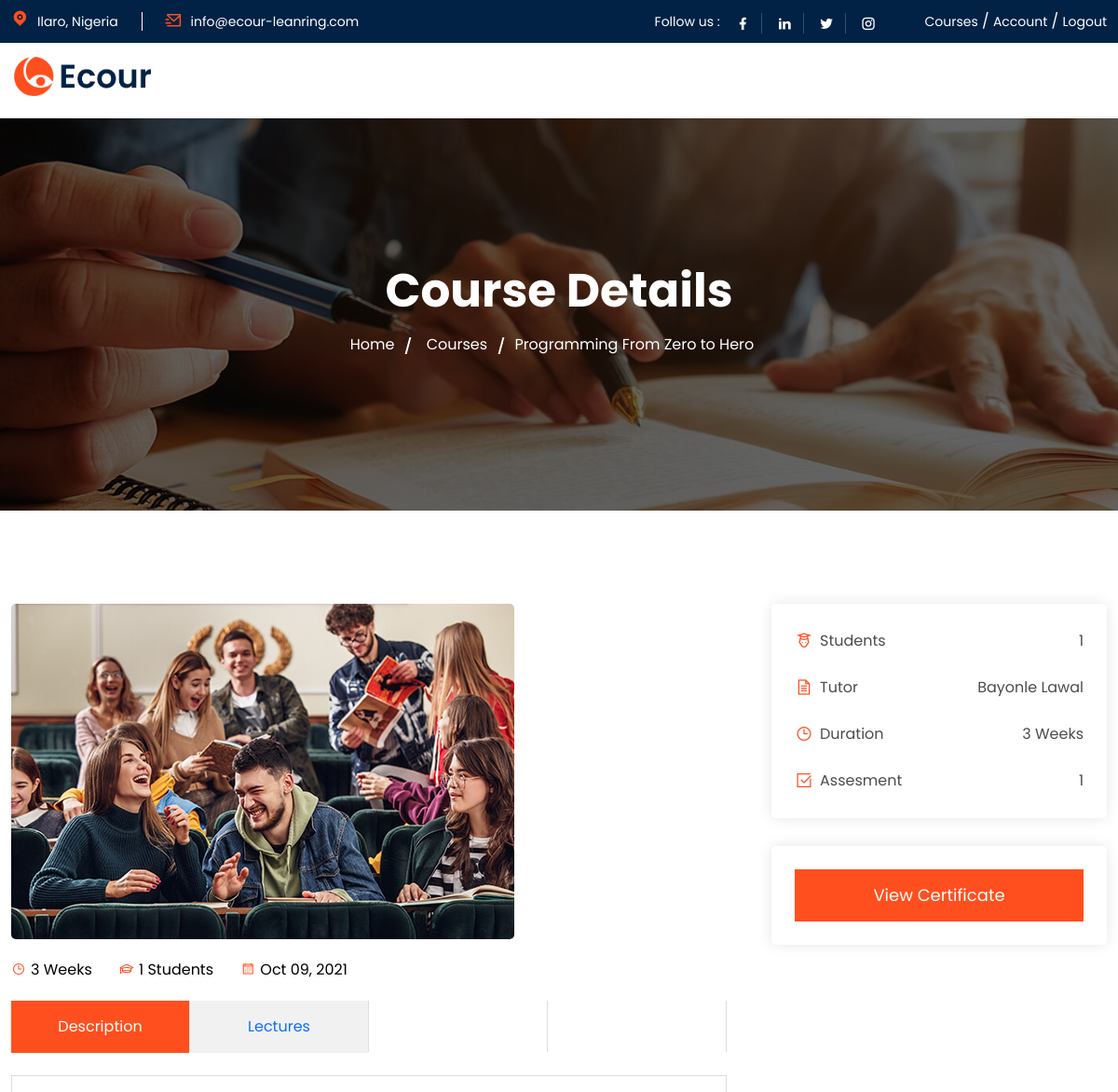
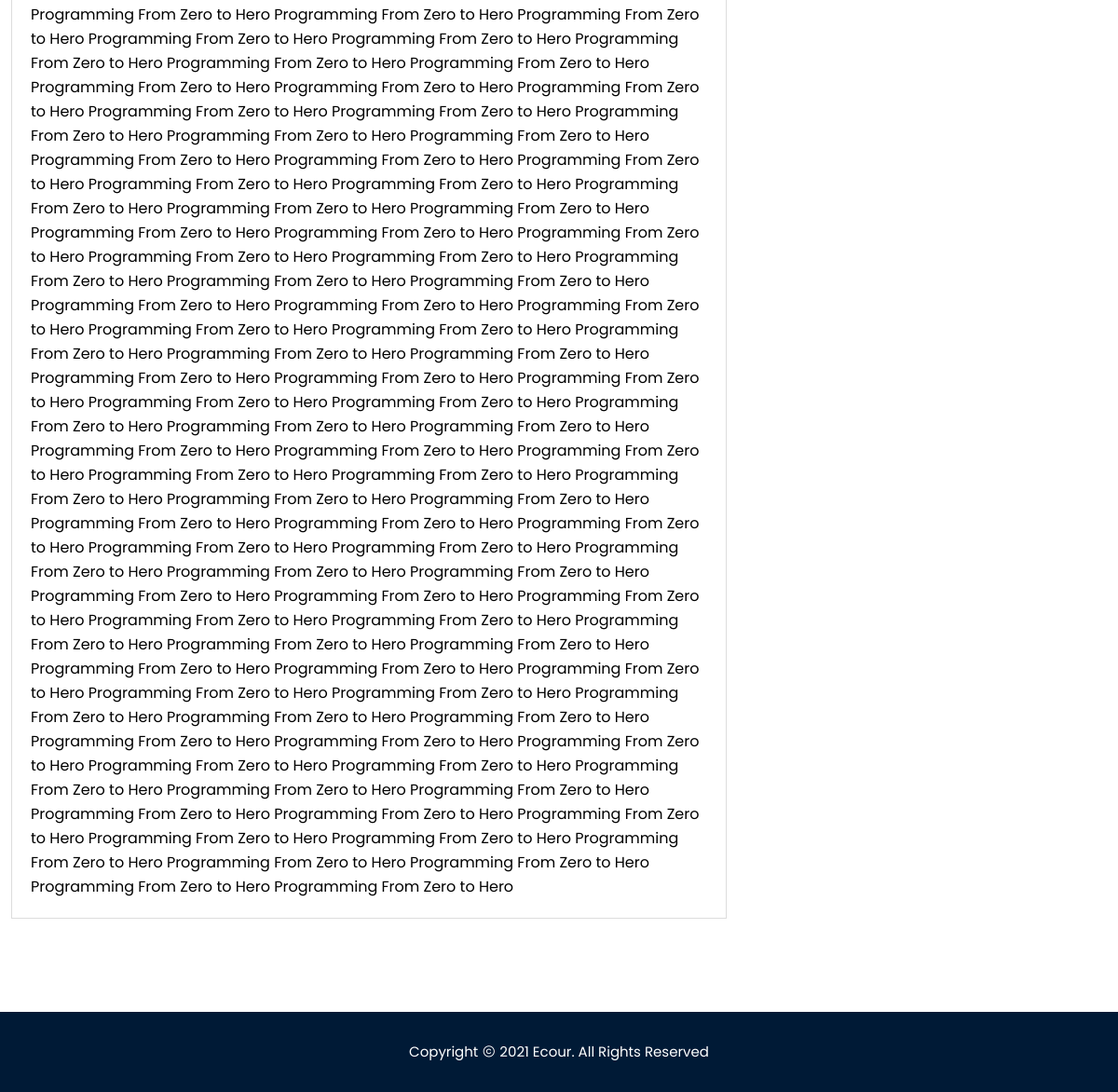
The app's page /course-details?course=1 (signed in) with its own data (2 pictures, top to bottom).
### tables this page shows
CREATE TABLE `courses` (
  `id` int(11) NOT NULL,
  `course_title` varchar(120) NOT NULL,
  `description` text NOT NULL,
  `image` varchar(120) NOT NULL,
  `tutor_id` int(11) NOT NULL,
  `duration` varchar(10) NOT NULL,
  `category_id` int(11) NOT NULL,
  `created_at` timestamp NOT NULL DEFAULT current_timestamp()
);

CREATE TABLE `tutors` (
  `id` int(11) NOT NULL,
  `fullname` varchar(120) NOT NULL,
  `gender` varchar(10) NOT NULL,
  `about` text NOT NULL,
  `email` varchar(150) NOT NULL,
  `password` text NOT NULL,
  `picture` varchar(120) NOT NULL,
  `created_at` timestamp NOT NULL DEFAULT current_timestamp() ON UPDATE current_timestamp()
);

### core/db.class.php (called while the page is built, shortened)
<?php
    class DB {
        public $host = 'localhost';
        public $dbname = 'ecour';
        public $password = '';
        public $username = 'root';
        public $conn;
        function __construct(){
            try {
                $this->conn = new PDO("mysql:host=$this->host;dbname=$this->dbname;", $this->username, $this->password);
                $this->conn->setAttribute(PDO::ATTR_ERRMODE,PDO::ERRMODE_EXCEPTION);
            } catch (PDOException $ex) {
                echo 'Error in database connection '. $ex->getMessage();
            }
        }
        function prep($query){
            return $this->conn->prepare($query);
        }
        function fetch($query,$value){
            $query = $this->prep($query);
            $query->execute($value);
            return $query->fetch();
        }
        function num_row($query,$value){
            $query = $this->prep($query);
            $query->execute($value);
            return $query->rowCount();
        }
    }
?>

### core/courses.class.php (called while the page is built, shortened)
<?php
    include_once 'db.class.php';
    class courses extends DB{
        function fetch_course($id){
            return DB::fetch("SELECT * FROM courses
            JOIN tutors on tutors.id = courses.tutor_id
            WHERE courses.id = ? ",[$id] );
        }
        function course_enrollments_num($course_id){
            return DB::num_row("SELECT id FROM course_enrollments WHERE course_id = ?",[$course_id]);
        }
    }
?>

### core/core.function.php (called while the page is built, shortened)
<?php
	function format_date($date){
		return date('M d, Y', strtotime($date));
	}
?>

### core/students.class.php (called while the page is built, shortened)
<?php
    include_once 'db.class.php';
    class Students extends DB{
        function check_student_certificate($student_id,$course_id){
            return DB::num_row("SELECT id FROM certificates WHERE student_id = ? AND course_id = ? ",[$student_id,$course_id]);
        }
    }
?>

### course-details.php (the view, shortened to what this page needs)
<?php
$student = $_SESSION['ecour_student'];
$student_id = $student['id'];
$course_id = $_GET['course'];
include_once 'core/courses.class.php';
include_once 'core/core.function.php';
include_once 'core/students.class.php';
$student_obj = new students();
$course_obj = new Courses();
$course = $course_obj->fetch_course($course_id);
$course_enrollments_num = $course_obj->course_enrollments_num($course_id);
$check_completion = $student_obj->check_student_certificate($student_id,$course_id);
$notFound = false;
?>
<!DOCTYPE html>
<html lang="zxx">
<head>
    <?php include "includes/style-resources.php"; ?>
</head>
<body>
    <div class="page-wrapper">
        <?php include "includes/auth_header.php"; ?>
        <section class="breadcrumb-wrap bg-f br-bg-2">
            <div class="overlay op-6 bg-black"></div>
            <div class="container">
                <div class="row">
                    <div class="col-xl-8 offset-xl-2 col-lg-10 offset-lg-1 col-md-10 offset-md-1">
                        <div class="breadcrumb-title">
                            <h2>Course Details</h2>
                            <?php if ($notFound): ?>
                                <h4>Course Not Found</h4>
                            <?php else: ?>
                                <ul class="breadcrumb-menu">
                                    <li><a href="./">Home </a></li>
                                    <li><a href="./courses">Courses </a></li>
                                    <li><?php echo $course['course_title'] ?></li>
                                </ul>
                            <?php endif ?>
                        </div>
                    </div>
                </div>
            </div>
        </section>
        <?php if (!$notFound): ?>
            <section class="course-details-wrap ptb-100">
                <div class="container">
                    <div class="row gx-5">
                        <div class="col-lg-8">
                            <div class="course-details">
                                <div class="course-details-img">
                                    <img src="uploads/courses/<?php echo $course['image'] ?>" alt="Image">
                                </div>
                                <ul class="course-details-meta">
                                    <li><i class="las la-clock"></i><?php echo $course['duration'] ?></li>
                                    <li><i class="las la-graduation-cap"></i><?php echo $course_enrollments_num ?> Students</li>
                                    <li><i class="lar la-calendar"></i><?php echo format_date($course['created_at']) ?></li>
                                </ul>
                                <ul class="nav nav-tabs course-tablist" role="tablist">
                                    <li class="nav-item">
                                        <button class="nav-link active" data-bs-toggle="tab" data-bs-target="#tab_1" type="button" role="tab">Description</button>
                                    </li>
                                    <li class="nav-item">
                                        <button class="nav-link " data-bs-toggle="tab" data-bs-target="#tab_2" type="button" role="tab">Lectures</button>
                                    </li>
                                    <li></li>
                                    <li></li>
                                </ul>
                                <div class="tab-content course-tab-content">
                                    <div class="tab-pane fade show active" id="tab_1" role="tabpanel">
                                        <?php echo $course['description'] ?>
                                    </div>
                                </div>
                            </div>
                        </div>
                        <div class="col-lg-4">
                            <div class="course-details-widget sidebar-box">
                                <ul>
                                    <li>
                                        <p><i class="las la-user-graduate"></i>Students</p>
                                        <p><?php echo $course_enrollments_num ?></p>
                                    </li>
                                    <li>
                                        <p><i class="las la-file-alt"></i>Tutor</p>
                                        <p><?php echo $course['fullname'] ?></p>
                                    </li>
                                    <li>
                                        <p><i class="las la-clock"></i>Duration</p>
                                        <p><?php echo $course['duration'] ?></p>
                                    </li>
                                    <li>
                                        <p><i class="las la-check-square"></i>Assesment</p>
                                        <p>1</p>
                                    </li>
                                </ul>
                            </div>
                            <?php if ($check_completion): ?>
                                <div class="course-enroll-widget sidebar-box">
                                    <a href="certificate?id=<?php echo $course_id ?>" class="btn v3">View Certificate</a>
                                </div>
                            <?php endif ?>
                        </div>
                    </div>
                </div>
            </section>
        <?php endif ?>
        <?php include "includes/footer.php"; ?>
    </div>
</body>
</html>

### includes/style-resources.php (shortened to what this page needs)
<link href="assets/css/bootstrap.min.css" rel="stylesheet">
<link href="assets/css/jquery-ui-min.css" rel="stylesheet">
<link href="assets/css/line-awesome.min.css" rel="stylesheet">
<link href="assets/css/remixicon.css" rel="stylesheet">
<link href="assets/css/animate.min.css" rel="stylesheet">
<link href="assets/css/swiper-min.css" rel="stylesheet">
<link href="assets/css/magnific-popup.css" rel="stylesheet">
<link href="assets/css/style.css" rel="stylesheet">

### includes/auth_header.php (shortened to what this page needs)
<header class="header-wrap style1">
    <div class="header-top">
        <div class="container">
            <div class="row align-items-center">
                <div class="col-lg-6">
                    <div class="header-top-left">
                        <div class="header-contact">
                            <p><i class="ri-map-pin-fill"></i> Ilaro, Nigeria</p>
                        </div>
                        <div class="header-contact">
                            <a href="info@ecour-leanring.com"> <i class="ri-mail-send-line"></i> <span class="__cf_email__" data-cfemail="f69f989099b69395998384d895999b">info@ecour-leanring.com</span></a>
                        </div>
                    </div>
                </div>
                <div class="col-lg-6">
                    <div class="header-top-right">
                        <div class="header-social">
                            <span>Follow us :</span>
                            <ul class="social-profile style3">
                                <li><a target="_blank" href="https://facebook.com/"><i class="ri-facebook-fill"></i> </a></li>
                                <li><a target="_blank" href="https://linkedin.com/"> <i class="ri-linkedin-fill"></i> </a></li>
                                <li><a target="_blank" href="https://twitter.com/"> <i class="ri-twitter-fill"></i> </a></li>
                                <li><a target="_blank" href="https://instagram.com/"> <i class="ri-instagram-line"></i> </a></li>
                            </ul>
                        </div>
                        <a href="./courses" class="link style3"> Courses</a>
                        <span class="text-white">&nbsp;/&nbsp;</span>
                        <a href="./account" class="link style3"> Account</a>
                        <span class="text-white">&nbsp;/&nbsp;</span>
                        <a href="./logout" class="link style3"> Logout</a>
                    </div>
                </div>
            </div>
        </div>
    </div>
    <div class="header-bottom">
        <div class="container">
            <div class="row align-items-center">
                <div class="col-lg-2 col-md-4 col-5 order-lg-1 order-md-1 order-1">
                    <div class="logo">
                        <a href="./"><img src="assets/img/logo.png" alt="Image"></a>
                    </div>
                </div>
            </div>
        </div>
    </div>
</header>

### includes/footer.php
<footer class="footer-wrap style1 bg-heath">
    <div class="footer-bottom">
        <div class="container">
            <div class="row align-items-center">
                <div class="col-lg-12 col-md-8">
                    <div class="copyright-text">
                        <p>Copyright <span class="las la-copyright"></span> <?php echo date("Y"); ?> Ecour. All Rights Reserved</p>
                    </div>
                </div>
            </div>
        </div>
    </div>
</footer>

### records on screen
courses: course_title "Programming From Zero to Hero", image (placeholder picture), duration "3 Weeks", tutor.created_at "Oct 09, 2021", description "Programming From Zero to Hero Programming From Zero to Hero Programming From Zero to Hero Programming From Zero to Hero Programming From Zero to Hero Programming From Zero to Hero Programming From Zero to Hero Programming From Zero to Hero Programming From Zero to Hero Programming From Zero to Hero Programming From Zero to Hero Programming From Zero to Hero Programming From Zero to Hero Programming From Zero to Hero Programming From Zero to Hero Programming From Zero to Hero Programming From Zero to Hero Programming From Zero to Hero Programming From Zero to Hero Programming From Zero to Hero Programming From Zero to Hero Programming From Zero to Hero Programming From Zero to Hero…", tutor.fullname "Bayonle Lawal"

### other values on screen
$course_enrollments_num "1"
